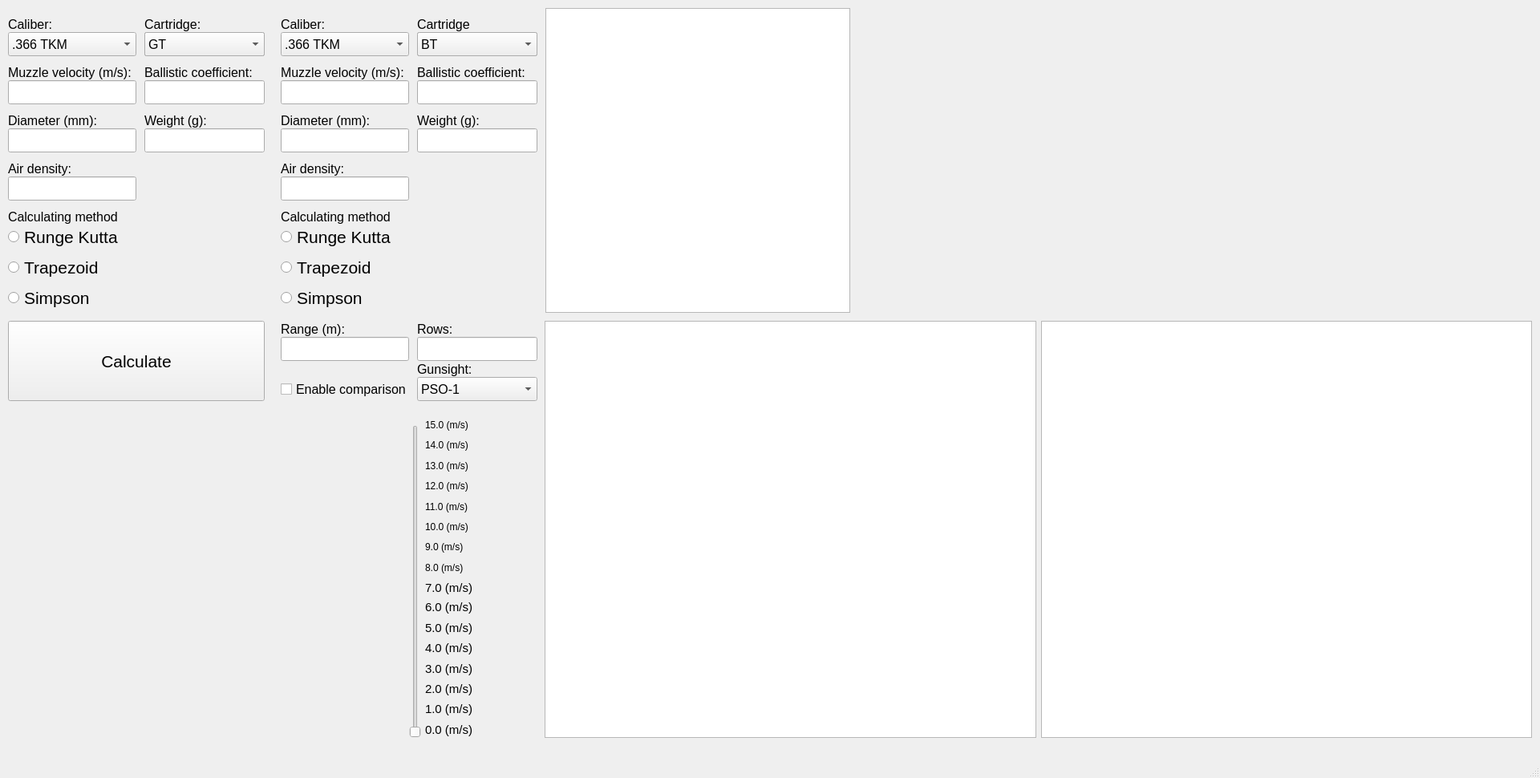
<?xml version="1.0" encoding="UTF-8"?>
<ui version="4.0">
 <class>MainWindow</class>
 <widget class="QMainWindow" name="MainWindow">
  <property name="geometry">
   <rect>
    <x>0</x>
    <y>0</y>
    <width>1920</width>
    <height>970</height>
   </rect>
  </property>
  <property name="windowTitle">
   <string>Ballistic calculator</string>
  </property>
  <property name="windowIcon">
   <iconset theme="accessories-calculator"/>
  </property>
  <widget class="QWidget" name="centralwidget">
   <widget class="QPushButton" name="calculatePushButton">
    <property name="geometry">
     <rect>
      <x>10</x>
      <y>400</y>
      <width>320</width>
      <height>100</height>
     </rect>
    </property>
    <property name="font">
     <font>
      <pointsize>16</pointsize>
     </font>
    </property>
    <property name="text">
     <string>Calculate</string>
    </property>
   </widget>
   <widget class="QLineEdit" name="muzzleVelocityLineEdit">
    <property name="geometry">
     <rect>
      <x>10</x>
      <y>100</y>
      <width>160</width>
      <height>30</height>
     </rect>
    </property>
    <property name="font">
     <font>
      <pointsize>12</pointsize>
     </font>
    </property>
   </widget>
   <widget class="QLabel" name="muzzleVelocityLabel">
    <property name="geometry">
     <rect>
      <x>10</x>
      <y>80</y>
      <width>160</width>
      <height>20</height>
     </rect>
    </property>
    <property name="font">
     <font>
      <pointsize>12</pointsize>
     </font>
    </property>
    <property name="text">
     <string>Muzzle velocity (m/s):</string>
    </property>
   </widget>
   <widget class="QComboBox" name="caliberComboBox">
    <property name="geometry">
     <rect>
      <x>10</x>
      <y>40</y>
      <width>160</width>
      <height>30</height>
     </rect>
    </property>
    <property name="font">
     <font>
      <pointsize>12</pointsize>
     </font>
    </property>
    <item>
     <property name="text">
      <string>.366 TKM</string>
     </property>
    </item>
    <item>
     <property name="text">
      <string>5.45x39mm</string>
     </property>
    </item>
    <item>
     <property name="text">
      <string>7.62x54mmR</string>
     </property>
    </item>
    <item>
     <property name="text">
      <string>9x18mm</string>
     </property>
    </item>
    <item>
     <property name="text">
      <string>9x19mm</string>
     </property>
    </item>
   </widget>
   <widget class="QLabel" name="caliberLabel">
    <property name="geometry">
     <rect>
      <x>10</x>
      <y>20</y>
      <width>160</width>
      <height>20</height>
     </rect>
    </property>
    <property name="font">
     <font>
      <pointsize>12</pointsize>
     </font>
    </property>
    <property name="text">
     <string>Caliber:</string>
    </property>
   </widget>
   <widget class="QLineEdit" name="ballisticCoefficientLineEdit">
    <property name="geometry">
     <rect>
      <x>180</x>
      <y>100</y>
      <width>150</width>
      <height>30</height>
     </rect>
    </property>
    <property name="font">
     <font>
      <pointsize>12</pointsize>
     </font>
    </property>
   </widget>
   <widget class="QLabel" name="ballisticCoefficientLabel">
    <property name="geometry">
     <rect>
      <x>180</x>
      <y>80</y>
      <width>150</width>
      <height>20</height>
     </rect>
    </property>
    <property name="font">
     <font>
      <pointsize>12</pointsize>
     </font>
    </property>
    <property name="text">
     <string>Ballistic coefficient:</string>
    </property>
   </widget>
   <widget class="QLineEdit" name="diameterLineEdit">
    <property name="geometry">
     <rect>
      <x>10</x>
      <y>160</y>
      <width>160</width>
      <height>30</height>
     </rect>
    </property>
    <property name="font">
     <font>
      <pointsize>12</pointsize>
     </font>
    </property>
   </widget>
   <widget class="QLabel" name="diameterLabel">
    <property name="geometry">
     <rect>
      <x>10</x>
      <y>140</y>
      <width>160</width>
      <height>20</height>
     </rect>
    </property>
    <property name="font">
     <font>
      <pointsize>12</pointsize>
     </font>
    </property>
    <property name="text">
     <string>Diameter (mm):</string>
    </property>
   </widget>
   <widget class="QLineEdit" name="weightLineEdit">
    <property name="geometry">
     <rect>
      <x>180</x>
      <y>160</y>
      <width>150</width>
      <height>30</height>
     </rect>
    </property>
    <property name="font">
     <font>
      <pointsize>12</pointsize>
     </font>
    </property>
   </widget>
   <widget class="QLabel" name="weightLabel">
    <property name="geometry">
     <rect>
      <x>180</x>
      <y>140</y>
      <width>150</width>
      <height>20</height>
     </rect>
    </property>
    <property name="font">
     <font>
      <pointsize>12</pointsize>
     </font>
    </property>
    <property name="text">
     <string>Weight (g):</string>
    </property>
   </widget>
   <widget class="QLabel" name="cartridgeLabel">
    <property name="geometry">
     <rect>
      <x>180</x>
      <y>20</y>
      <width>160</width>
      <height>20</height>
     </rect>
    </property>
    <property name="font">
     <font>
      <pointsize>12</pointsize>
     </font>
    </property>
    <property name="text">
     <string>Cartridge:</string>
    </property>
   </widget>
   <widget class="QComboBox" name="caliber_545x39mm_CartridgeComboBox">
    <property name="geometry">
     <rect>
      <x>180</x>
      <y>40</y>
      <width>150</width>
      <height>30</height>
     </rect>
    </property>
    <property name="font">
     <font>
      <pointsize>12</pointsize>
     </font>
    </property>
    <item>
     <property name="text">
      <string>BT</string>
     </property>
    </item>
    <item>
     <property name="text">
      <string>HP</string>
     </property>
    </item>
    <item>
     <property name="text">
      <string>PS</string>
     </property>
    </item>
    <item>
     <property name="text">
      <string>US</string>
     </property>
    </item>
   </widget>
   <widget class="QComboBox" name="caliber_762x54mmR_CartridgeComboBox">
    <property name="geometry">
     <rect>
      <x>180</x>
      <y>40</y>
      <width>150</width>
      <height>30</height>
     </rect>
    </property>
    <property name="font">
     <font>
      <pointsize>12</pointsize>
     </font>
    </property>
    <item>
     <property name="text">
      <string>BS</string>
     </property>
    </item>
    <item>
     <property name="text">
      <string>T-46M</string>
     </property>
    </item>
    <item>
     <property name="text">
      <string>LPS</string>
     </property>
    </item>
    <item>
     <property name="text">
      <string>SNB</string>
     </property>
    </item>
   </widget>
   <widget class="QComboBox" name="caliber_366TKM_CartridgeComboBox">
    <property name="geometry">
     <rect>
      <x>180</x>
      <y>40</y>
      <width>150</width>
      <height>30</height>
     </rect>
    </property>
    <property name="font">
     <font>
      <pointsize>12</pointsize>
     </font>
    </property>
    <item>
     <property name="text">
      <string>EKO</string>
     </property>
    </item>
    <item>
     <property name="text">
      <string>FMJ</string>
     </property>
    </item>
    <item>
     <property name="text">
      <string>Geksa</string>
     </property>
    </item>
   </widget>
   <widget class="QComboBox" name="caliber_9x18mm_CartridgeComboBox">
    <property name="geometry">
     <rect>
      <x>180</x>
      <y>40</y>
      <width>150</width>
      <height>30</height>
     </rect>
    </property>
    <property name="font">
     <font>
      <pointsize>12</pointsize>
     </font>
    </property>
    <item>
     <property name="text">
      <string>Pst</string>
     </property>
    </item>
    <item>
     <property name="text">
      <string>SP7</string>
     </property>
    </item>
    <item>
     <property name="text">
      <string>SP8</string>
     </property>
    </item>
   </widget>
   <widget class="QComboBox" name="caliber_9x19mm_CartridgeComboBox">
    <property name="geometry">
     <rect>
      <x>180</x>
      <y>40</y>
      <width>150</width>
      <height>30</height>
     </rect>
    </property>
    <property name="font">
     <font>
      <pointsize>12</pointsize>
     </font>
    </property>
    <item>
     <property name="text">
      <string>GT</string>
     </property>
    </item>
    <item>
     <property name="text">
      <string>Luger CCI</string>
     </property>
    </item>
    <item>
     <property name="text">
      <string>RIP</string>
     </property>
    </item>
   </widget>
   <widget class="QLineEdit" name="rangeLineEdit">
    <property name="geometry">
     <rect>
      <x>350</x>
      <y>420</y>
      <width>160</width>
      <height>30</height>
     </rect>
    </property>
    <property name="font">
     <font>
      <pointsize>12</pointsize>
     </font>
    </property>
   </widget>
   <widget class="QLabel" name="rangeLabel">
    <property name="geometry">
     <rect>
      <x>350</x>
      <y>400</y>
      <width>160</width>
      <height>20</height>
     </rect>
    </property>
    <property name="font">
     <font>
      <pointsize>12</pointsize>
     </font>
    </property>
    <property name="text">
     <string>Range (m):</string>
    </property>
   </widget>
   <widget class="QLineEdit" name="airDensityLineEdit">
    <property name="geometry">
     <rect>
      <x>10</x>
      <y>220</y>
      <width>160</width>
      <height>30</height>
     </rect>
    </property>
    <property name="font">
     <font>
      <pointsize>12</pointsize>
     </font>
    </property>
    <property name="text">
     <string/>
    </property>
   </widget>
   <widget class="QLabel" name="airDensityLabel">
    <property name="geometry">
     <rect>
      <x>10</x>
      <y>200</y>
      <width>150</width>
      <height>20</height>
     </rect>
    </property>
    <property name="font">
     <font>
      <pointsize>12</pointsize>
     </font>
    </property>
    <property name="text">
     <string>Air density:</string>
    </property>
   </widget>
   <widget class="QLineEdit" name="muzzleVelocityLineEdit_2">
    <property name="geometry">
     <rect>
      <x>350</x>
      <y>100</y>
      <width>160</width>
      <height>30</height>
     </rect>
    </property>
    <property name="font">
     <font>
      <pointsize>12</pointsize>
     </font>
    </property>
   </widget>
   <widget class="QLabel" name="muzzleVelocityLabel_2">
    <property name="geometry">
     <rect>
      <x>350</x>
      <y>80</y>
      <width>160</width>
      <height>20</height>
     </rect>
    </property>
    <property name="font">
     <font>
      <pointsize>12</pointsize>
     </font>
    </property>
    <property name="text">
     <string>Muzzle velocity (m/s):</string>
    </property>
   </widget>
   <widget class="QLineEdit" name="ballisticCoefficientLineEdit_2">
    <property name="geometry">
     <rect>
      <x>520</x>
      <y>100</y>
      <width>150</width>
      <height>30</height>
     </rect>
    </property>
    <property name="font">
     <font>
      <pointsize>12</pointsize>
     </font>
    </property>
   </widget>
   <widget class="QLabel" name="ballisticCoefficientLabel_2">
    <property name="geometry">
     <rect>
      <x>520</x>
      <y>80</y>
      <width>150</width>
      <height>20</height>
     </rect>
    </property>
    <property name="font">
     <font>
      <pointsize>12</pointsize>
     </font>
    </property>
    <property name="text">
     <string>Ballistic coefficient:</string>
    </property>
   </widget>
   <widget class="QComboBox" name="caliberComboBox_2">
    <property name="geometry">
     <rect>
      <x>350</x>
      <y>40</y>
      <width>160</width>
      <height>30</height>
     </rect>
    </property>
    <property name="font">
     <font>
      <pointsize>12</pointsize>
     </font>
    </property>
    <item>
     <property name="text">
      <string>.366 TKM</string>
     </property>
    </item>
    <item>
     <property name="text">
      <string>5.45x39mm</string>
     </property>
    </item>
    <item>
     <property name="text">
      <string>7.62x54mmR</string>
     </property>
    </item>
    <item>
     <property name="text">
      <string>9x18mm</string>
     </property>
    </item>
    <item>
     <property name="text">
      <string>9x19mm</string>
     </property>
    </item>
   </widget>
   <widget class="QComboBox" name="caliber_9x19mm_CartridgeComboBox_2">
    <property name="geometry">
     <rect>
      <x>520</x>
      <y>40</y>
      <width>150</width>
      <height>30</height>
     </rect>
    </property>
    <property name="font">
     <font>
      <pointsize>12</pointsize>
     </font>
    </property>
    <item>
     <property name="text">
      <string>GT</string>
     </property>
    </item>
    <item>
     <property name="text">
      <string>Luger CCI</string>
     </property>
    </item>
    <item>
     <property name="text">
      <string>RIP</string>
     </property>
    </item>
   </widget>
   <widget class="QLabel" name="caliberLabel_2">
    <property name="geometry">
     <rect>
      <x>350</x>
      <y>20</y>
      <width>150</width>
      <height>20</height>
     </rect>
    </property>
    <property name="font">
     <font>
      <pointsize>12</pointsize>
     </font>
    </property>
    <property name="text">
     <string>Caliber:</string>
    </property>
   </widget>
   <widget class="QLabel" name="cartridgeLabel_2">
    <property name="geometry">
     <rect>
      <x>520</x>
      <y>20</y>
      <width>190</width>
      <height>20</height>
     </rect>
    </property>
    <property name="font">
     <font>
      <pointsize>12</pointsize>
     </font>
    </property>
    <property name="text">
     <string>Cartridge</string>
    </property>
   </widget>
   <widget class="QLineEdit" name="diameterLineEdit_2">
    <property name="geometry">
     <rect>
      <x>350</x>
      <y>160</y>
      <width>160</width>
      <height>30</height>
     </rect>
    </property>
    <property name="font">
     <font>
      <pointsize>12</pointsize>
     </font>
    </property>
   </widget>
   <widget class="QLineEdit" name="weightLineEdit_2">
    <property name="geometry">
     <rect>
      <x>520</x>
      <y>160</y>
      <width>150</width>
      <height>30</height>
     </rect>
    </property>
    <property name="font">
     <font>
      <pointsize>12</pointsize>
     </font>
    </property>
   </widget>
   <widget class="QLabel" name="diameterLabel_2">
    <property name="geometry">
     <rect>
      <x>350</x>
      <y>140</y>
      <width>160</width>
      <height>20</height>
     </rect>
    </property>
    <property name="font">
     <font>
      <pointsize>12</pointsize>
     </font>
    </property>
    <property name="text">
     <string>Diameter (mm):</string>
    </property>
   </widget>
   <widget class="QLabel" name="weightLabel_2">
    <property name="geometry">
     <rect>
      <x>520</x>
      <y>140</y>
      <width>150</width>
      <height>20</height>
     </rect>
    </property>
    <property name="font">
     <font>
      <pointsize>12</pointsize>
     </font>
    </property>
    <property name="text">
     <string>Weight (g):</string>
    </property>
   </widget>
   <widget class="QLineEdit" name="airDensityLineEdit_2">
    <property name="geometry">
     <rect>
      <x>350</x>
      <y>220</y>
      <width>160</width>
      <height>30</height>
     </rect>
    </property>
    <property name="font">
     <font>
      <pointsize>12</pointsize>
     </font>
    </property>
    <property name="text">
     <string/>
    </property>
   </widget>
   <widget class="QLabel" name="airDensityLabel_2">
    <property name="geometry">
     <rect>
      <x>350</x>
      <y>200</y>
      <width>160</width>
      <height>20</height>
     </rect>
    </property>
    <property name="font">
     <font>
      <pointsize>12</pointsize>
     </font>
    </property>
    <property name="text">
     <string>Air density:</string>
    </property>
   </widget>
   <widget class="QComboBox" name="caliber_9x18mm_CartridgeComboBox_2">
    <property name="geometry">
     <rect>
      <x>520</x>
      <y>40</y>
      <width>150</width>
      <height>30</height>
     </rect>
    </property>
    <property name="font">
     <font>
      <pointsize>12</pointsize>
     </font>
    </property>
    <item>
     <property name="text">
      <string>Pst</string>
     </property>
    </item>
    <item>
     <property name="text">
      <string>SP7</string>
     </property>
    </item>
    <item>
     <property name="text">
      <string>SP8</string>
     </property>
    </item>
   </widget>
   <widget class="QComboBox" name="caliber_366TKM_CartridgeComboBox_2">
    <property name="geometry">
     <rect>
      <x>520</x>
      <y>40</y>
      <width>150</width>
      <height>30</height>
     </rect>
    </property>
    <property name="font">
     <font>
      <pointsize>12</pointsize>
     </font>
    </property>
    <item>
     <property name="text">
      <string>EKO</string>
     </property>
    </item>
    <item>
     <property name="text">
      <string>FMJ</string>
     </property>
    </item>
    <item>
     <property name="text">
      <string>Geksa</string>
     </property>
    </item>
   </widget>
   <widget class="QComboBox" name="caliber_762x54mmR_CartridgeComboBox_2">
    <property name="geometry">
     <rect>
      <x>520</x>
      <y>40</y>
      <width>150</width>
      <height>30</height>
     </rect>
    </property>
    <property name="font">
     <font>
      <pointsize>12</pointsize>
     </font>
    </property>
    <item>
     <property name="text">
      <string>BS</string>
     </property>
    </item>
    <item>
     <property name="text">
      <string>T-46M</string>
     </property>
    </item>
    <item>
     <property name="text">
      <string>LPS</string>
     </property>
    </item>
    <item>
     <property name="text">
      <string>SNB</string>
     </property>
    </item>
   </widget>
   <widget class="QComboBox" name="caliber_545x39mm_CartridgeComboBox_2">
    <property name="geometry">
     <rect>
      <x>520</x>
      <y>40</y>
      <width>150</width>
      <height>30</height>
     </rect>
    </property>
    <property name="font">
     <font>
      <pointsize>12</pointsize>
     </font>
    </property>
    <item>
     <property name="text">
      <string>BT</string>
     </property>
    </item>
    <item>
     <property name="text">
      <string>HP</string>
     </property>
    </item>
    <item>
     <property name="text">
      <string>PS</string>
     </property>
    </item>
    <item>
     <property name="text">
      <string>US</string>
     </property>
    </item>
   </widget>
   <widget class="QWidget" name="horizontalLayoutWidget">
    <property name="geometry">
     <rect>
      <x>679</x>
      <y>400</y>
      <width>1231</width>
      <height>520</height>
     </rect>
    </property>
    <layout class="QHBoxLayout" name="horizontalLayout">
     <item>
      <widget class="QTableWidget" name="tableWidget"/>
     </item>
     <item>
      <widget class="QTableWidget" name="tableWidget_2"/>
     </item>
    </layout>
   </widget>
   <widget class="QComboBox" name="gunsightComboBox">
    <property name="geometry">
     <rect>
      <x>520</x>
      <y>470</y>
      <width>150</width>
      <height>30</height>
     </rect>
    </property>
    <property name="font">
     <font>
      <pointsize>12</pointsize>
     </font>
    </property>
    <item>
     <property name="text">
      <string>PSO-1</string>
     </property>
    </item>
    <item>
     <property name="text">
      <string>ACOG</string>
     </property>
    </item>
   </widget>
   <widget class="QLabel" name="gunsightLabel">
    <property name="geometry">
     <rect>
      <x>520</x>
      <y>450</y>
      <width>150</width>
      <height>20</height>
     </rect>
    </property>
    <property name="font">
     <font>
      <pointsize>12</pointsize>
     </font>
    </property>
    <property name="text">
     <string>Gunsight:</string>
    </property>
   </widget>
   <widget class="QLabel" name="rowsLabel">
    <property name="geometry">
     <rect>
      <x>520</x>
      <y>400</y>
      <width>150</width>
      <height>20</height>
     </rect>
    </property>
    <property name="font">
     <font>
      <pointsize>12</pointsize>
     </font>
    </property>
    <property name="text">
     <string>Rows:</string>
    </property>
   </widget>
   <widget class="QLineEdit" name="rowsLineEdit">
    <property name="geometry">
     <rect>
      <x>520</x>
      <y>420</y>
      <width>150</width>
      <height>30</height>
     </rect>
    </property>
   </widget>
   <widget class="QWidget" name="verticalLayoutWidget">
    <property name="geometry">
     <rect>
      <x>10</x>
      <y>279</y>
      <width>320</width>
      <height>111</height>
     </rect>
    </property>
    <layout class="QVBoxLayout" name="verticalLayout">
     <item>
      <widget class="QRadioButton" name="rungeKuttaRadioButton">
       <property name="font">
        <font>
         <pointsize>16</pointsize>
        </font>
       </property>
       <property name="text">
        <string>Runge Kutta</string>
       </property>
      </widget>
     </item>
     <item>
      <widget class="QRadioButton" name="trapezoidMethodRadioButton">
       <property name="font">
        <font>
         <pointsize>16</pointsize>
        </font>
       </property>
       <property name="text">
        <string>Trapezoid</string>
       </property>
      </widget>
     </item>
     <item>
      <widget class="QRadioButton" name="simpsonMethodRadioButton">
       <property name="font">
        <font>
         <pointsize>16</pointsize>
        </font>
       </property>
       <property name="text">
        <string>Simpson</string>
       </property>
      </widget>
     </item>
    </layout>
   </widget>
   <widget class="QCheckBox" name="comparisonCheckBox">
    <property name="geometry">
     <rect>
      <x>350</x>
      <y>470</y>
      <width>160</width>
      <height>30</height>
     </rect>
    </property>
    <property name="font">
     <font>
      <pointsize>12</pointsize>
     </font>
    </property>
    <property name="text">
     <string>Enable comparison</string>
    </property>
   </widget>
   <widget class="QWidget" name="verticalLayoutWidget_2">
    <property name="geometry">
     <rect>
      <x>350</x>
      <y>279</y>
      <width>320</width>
      <height>111</height>
     </rect>
    </property>
    <layout class="QVBoxLayout" name="verticalLayout_2">
     <item>
      <widget class="QRadioButton" name="rungeKuttaRadioButton_2">
       <property name="font">
        <font>
         <pointsize>16</pointsize>
        </font>
       </property>
       <property name="text">
        <string>Runge Kutta</string>
       </property>
      </widget>
     </item>
     <item>
      <widget class="QRadioButton" name="trapezoidMethodRadioButton_2">
       <property name="font">
        <font>
         <pointsize>16</pointsize>
        </font>
       </property>
       <property name="text">
        <string>Trapezoid</string>
       </property>
      </widget>
     </item>
     <item>
      <widget class="QRadioButton" name="simpsonMethodRadioButton_2">
       <property name="font">
        <font>
         <pointsize>16</pointsize>
        </font>
       </property>
       <property name="text">
        <string>Simpson</string>
       </property>
      </widget>
     </item>
    </layout>
   </widget>
   <widget class="QLabel" name="calculatingMethodLabel">
    <property name="geometry">
     <rect>
      <x>10</x>
      <y>260</y>
      <width>320</width>
      <height>20</height>
     </rect>
    </property>
    <property name="font">
     <font>
      <pointsize>12</pointsize>
     </font>
    </property>
    <property name="text">
     <string>Calculating method</string>
    </property>
   </widget>
   <widget class="QGraphicsView" name="reticleView">
    <property name="enabled">
     <bool>true</bool>
    </property>
    <property name="geometry">
     <rect>
      <x>680</x>
      <y>10</y>
      <width>380</width>
      <height>380</height>
     </rect>
    </property>
   </widget>
   <widget class="QCustomPlot" name="trajectoryGraph" native="true">
    <property name="geometry">
     <rect>
      <x>1070</x>
      <y>10</y>
      <width>841</width>
      <height>381</height>
     </rect>
    </property>
   </widget>
   <widget class="QSlider" name="windSpeedVerticalSlider">
    <property name="geometry">
     <rect>
      <x>510</x>
      <y>530</y>
      <width>15</width>
      <height>390</height>
     </rect>
    </property>
    <property name="orientation">
     <enum>Qt::Vertical</enum>
    </property>
   </widget>
   <widget class="QWidget" name="verticalLayoutWidget_3">
    <property name="geometry">
     <rect>
      <x>530</x>
      <y>520</y>
      <width>111</width>
      <height>400</height>
     </rect>
    </property>
    <layout class="QVBoxLayout" name="verticalLayout_3">
     <item>
      <widget class="QLabel" name="label_9">
       <property name="text">
        <string>15.0 (m/s)</string>
       </property>
      </widget>
     </item>
     <item>
      <widget class="QLabel" name="label_8">
       <property name="text">
        <string>14.0 (m/s)</string>
       </property>
      </widget>
     </item>
     <item>
      <widget class="QLabel" name="label_7">
       <property name="text">
        <string>13.0 (m/s)</string>
       </property>
      </widget>
     </item>
     <item>
      <widget class="QLabel" name="label_6">
       <property name="text">
        <string>12.0 (m/s)</string>
       </property>
      </widget>
     </item>
     <item>
      <widget class="QLabel" name="label_3">
       <property name="text">
        <string>11.0 (m/s)</string>
       </property>
      </widget>
     </item>
     <item>
      <widget class="QLabel" name="label_4">
       <property name="text">
        <string>10.0 (m/s)</string>
       </property>
      </widget>
     </item>
     <item>
      <widget class="QLabel" name="label_2">
       <property name="text">
        <string>9.0 (m/s)</string>
       </property>
      </widget>
     </item>
     <item>
      <widget class="QLabel" name="label">
       <property name="text">
        <string>8.0 (m/s)</string>
       </property>
      </widget>
     </item>
     <item>
      <widget class="QLabel" name="label_5">
       <property name="font">
        <font>
         <pointsize>11</pointsize>
        </font>
       </property>
       <property name="text">
        <string>7.0 (m/s)</string>
       </property>
      </widget>
     </item>
     <item>
      <widget class="QLabel" name="windSpeedLabel_7">
       <property name="font">
        <font>
         <pointsize>11</pointsize>
        </font>
       </property>
       <property name="text">
        <string>6.0 (m/s)</string>
       </property>
       <property name="alignment">
        <set>Qt::AlignLeading|Qt::AlignLeft|Qt::AlignTop</set>
       </property>
      </widget>
     </item>
     <item>
      <widget class="QLabel" name="windSpeedLabel_6">
       <property name="font">
        <font>
         <pointsize>11</pointsize>
        </font>
       </property>
       <property name="text">
        <string>5.0 (m/s)</string>
       </property>
       <property name="alignment">
        <set>Qt::AlignLeading|Qt::AlignLeft|Qt::AlignTop</set>
       </property>
      </widget>
     </item>
     <item>
      <widget class="QLabel" name="windSpeedLabel_5">
       <property name="font">
        <font>
         <pointsize>11</pointsize>
        </font>
       </property>
       <property name="text">
        <string>4.0 (m/s)</string>
       </property>
       <property name="alignment">
        <set>Qt::AlignLeading|Qt::AlignLeft|Qt::AlignTop</set>
       </property>
      </widget>
     </item>
     <item>
      <widget class="QLabel" name="windSpeedLabel_4">
       <property name="font">
        <font>
         <pointsize>11</pointsize>
        </font>
       </property>
       <property name="text">
        <string>3.0 (m/s)</string>
       </property>
       <property name="alignment">
        <set>Qt::AlignLeading|Qt::AlignLeft|Qt::AlignTop</set>
       </property>
      </widget>
     </item>
     <item>
      <widget class="QLabel" name="windSpeedLabel_3">
       <property name="font">
        <font>
         <pointsize>11</pointsize>
        </font>
       </property>
       <property name="text">
        <string>2.0 (m/s)</string>
       </property>
       <property name="alignment">
        <set>Qt::AlignLeading|Qt::AlignLeft|Qt::AlignTop</set>
       </property>
      </widget>
     </item>
     <item>
      <widget class="QLabel" name="windSpeedLabel_2">
       <property name="font">
        <font>
         <pointsize>11</pointsize>
        </font>
       </property>
       <property name="text">
        <string>1.0 (m/s)</string>
       </property>
       <property name="alignment">
        <set>Qt::AlignLeading|Qt::AlignLeft|Qt::AlignTop</set>
       </property>
      </widget>
     </item>
     <item>
      <widget class="QLabel" name="windSpeedLabel">
       <property name="font">
        <font>
         <pointsize>11</pointsize>
        </font>
       </property>
       <property name="text">
        <string>0.0 (m/s)</string>
       </property>
       <property name="alignment">
        <set>Qt::AlignLeading|Qt::AlignLeft|Qt::AlignTop</set>
       </property>
      </widget>
     </item>
    </layout>
   </widget>
   <widget class="QLabel" name="calculatingMethodLabel_2">
    <property name="geometry">
     <rect>
      <x>350</x>
      <y>260</y>
      <width>320</width>
      <height>20</height>
     </rect>
    </property>
    <property name="font">
     <font>
      <pointsize>12</pointsize>
     </font>
    </property>
    <property name="text">
     <string>Calculating method</string>
    </property>
   </widget>
   <zorder>calculatePushButton</zorder>
   <zorder>muzzleVelocityLineEdit</zorder>
   <zorder>muzzleVelocityLabel</zorder>
   <zorder>caliberComboBox</zorder>
   <zorder>caliberLabel</zorder>
   <zorder>ballisticCoefficientLineEdit</zorder>
   <zorder>ballisticCoefficientLabel</zorder>
   <zorder>diameterLineEdit</zorder>
   <zorder>diameterLabel</zorder>
   <zorder>weightLineEdit</zorder>
   <zorder>weightLabel</zorder>
   <zorder>cartridgeLabel</zorder>
   <zorder>caliber_545x39mm_CartridgeComboBox</zorder>
   <zorder>caliber_762x54mmR_CartridgeComboBox</zorder>
   <zorder>caliber_366TKM_CartridgeComboBox</zorder>
   <zorder>caliber_9x18mm_CartridgeComboBox</zorder>
   <zorder>caliber_9x19mm_CartridgeComboBox</zorder>
   <zorder>rangeLineEdit</zorder>
   <zorder>rangeLabel</zorder>
   <zorder>airDensityLineEdit</zorder>
   <zorder>airDensityLabel</zorder>
   <zorder>muzzleVelocityLineEdit_2</zorder>
   <zorder>muzzleVelocityLabel_2</zorder>
   <zorder>ballisticCoefficientLineEdit_2</zorder>
   <zorder>ballisticCoefficientLabel_2</zorder>
   <zorder>caliber_9x19mm_CartridgeComboBox_2</zorder>
   <zorder>caliberLabel_2</zorder>
   <zorder>cartridgeLabel_2</zorder>
   <zorder>diameterLineEdit_2</zorder>
   <zorder>weightLineEdit_2</zorder>
   <zorder>diameterLabel_2</zorder>
   <zorder>weightLabel_2</zorder>
   <zorder>airDensityLineEdit_2</zorder>
   <zorder>airDensityLabel_2</zorder>
   <zorder>caliber_9x18mm_CartridgeComboBox_2</zorder>
   <zorder>caliber_366TKM_CartridgeComboBox_2</zorder>
   <zorder>caliber_762x54mmR_CartridgeComboBox_2</zorder>
   <zorder>caliber_545x39mm_CartridgeComboBox_2</zorder>
   <zorder>horizontalLayoutWidget</zorder>
   <zorder>gunsightComboBox</zorder>
   <zorder>gunsightLabel</zorder>
   <zorder>rowsLabel</zorder>
   <zorder>rowsLineEdit</zorder>
   <zorder>verticalLayoutWidget</zorder>
   <zorder>comparisonCheckBox</zorder>
   <zorder>verticalLayoutWidget_2</zorder>
   <zorder>calculatingMethodLabel</zorder>
   <zorder>reticleView</zorder>
   <zorder>trajectoryGraph</zorder>
   <zorder>windSpeedVerticalSlider</zorder>
   <zorder>verticalLayoutWidget_3</zorder>
   <zorder>caliberComboBox_2</zorder>
   <zorder>calculatingMethodLabel_2</zorder>
  </widget>
  <widget class="QMenuBar" name="menubar">
   <property name="geometry">
    <rect>
     <x>0</x>
     <y>0</y>
     <width>1920</width>
     <height>22</height>
    </rect>
   </property>
  </widget>
  <widget class="QStatusBar" name="statusbar"/>
 </widget>
 <customwidgets>
  <customwidget>
   <class>QCustomPlot</class>
   <extends>QWidget</extends>
   <header>qcustomplot.h</header>
   <container>1</container>
  </customwidget>
 </customwidgets>
 <resources/>
 <connections/>
 <buttongroups>
  <buttongroup name="differentialExuationsMethodButtonGroup"/>
 </buttongroups>
</ui>
